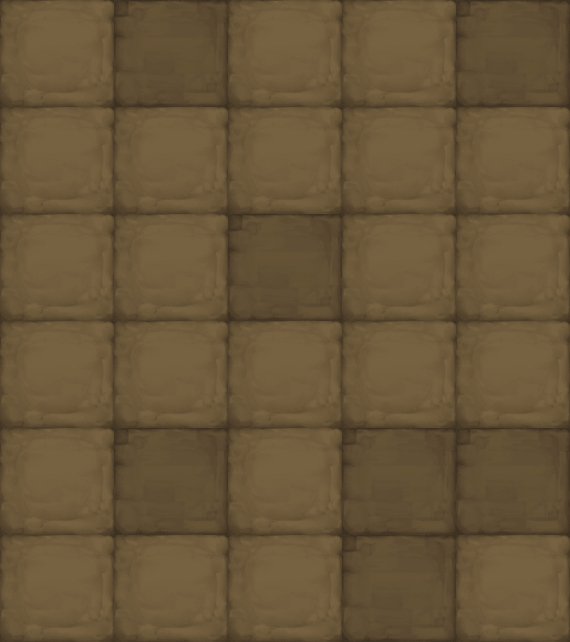

A 2D game scene composited from a Tiled map and its tileset images. What follows is a short description and the map's XML, with each tile layer's data collapsed to a summary:
An orthogonal 5x6 tile map with 114x107 px tiles, 1 tile layer (块层 1).

<map version="1.0" orientation="orthogonal" width="5" height="6" tilewidth="114" tileheight="107">
 <tileset firstgid="1" name="map020" tilewidth="114" tileheight="107">
  <image source="map020.png" width="228" height="107" />
 </tileset>
 <layer name="块层 1" width="5" height="6">
  <data>[30 cells, 30 non-empty, 2 distinct tile ids]</data>
 </layer>
</map>
